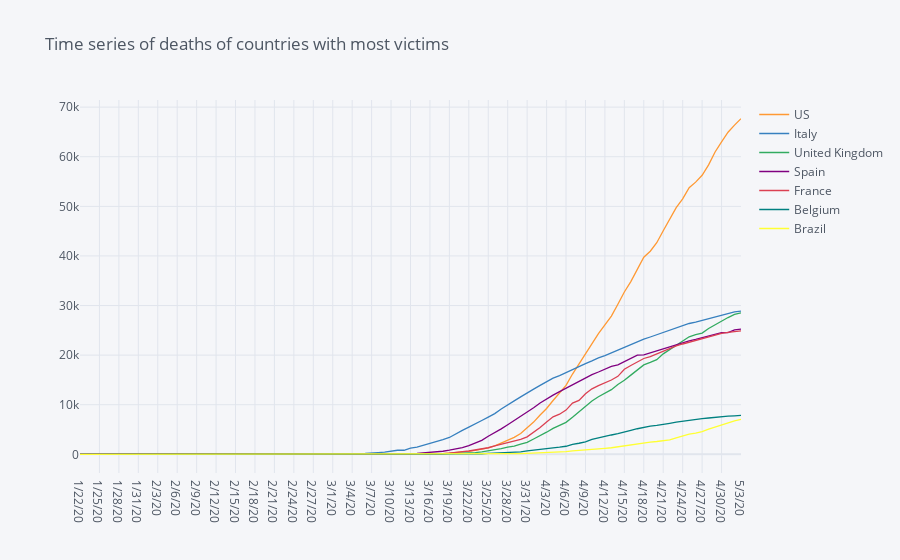

The notebook cell saved with this chart:
### Markdown cell above
## 3.2 Time series plot of the countries with most Deaths

Unfortunately, the steep upward trend of most countries is much worse than China and therefore very worrying. Especially for the US, the trend is steep upward over the past weeks.

### Code cell
ts_country = df_death.drop(columns = ['Lat', 'Long', 'Province/State'])
ts_country = ts_country.groupby(['Country']).sum()

#get countries with most cases on last date in dataframe
ts_country = ts_country.sort_values(by = ts_country.columns[-1], ascending = False).head(7)
#drop last date as not always updated
ts_country.drop(ts_country.columns[len(ts_country.columns)-1], axis=1, inplace=True)

ts_country.transpose().iplot(title = 'Time series of deaths of countries with most victims')

### Figure 1 — Plotly figure (JSON) as saved in the notebook; plotly's stock layout.template omitted (floating-point values rounded to 4 significant figures)
{"data": [{"line": {"color": "rgba(255, 153, 51, 1.0)", "dash": "solid", "shape": "linear", "width": 1.3}, "mode": "lines", "name": "US", "text": "", "type": "scatter", "x": ["1/22/20", "1/23/20", "1/24/20", "1/25/20", "1/26/20", "1/27/20", "1/28/20", "1/29/20", "1/30/20", "1/31/20", "2/1/20", "2/2/20", "2/3/20", "2/4/20", "2/5/20", "2/6/20", "2/7/20", "2/8/20", "2/9/20", "2/10/20", "2/11/20", "2/12/20", "2/13/20", "2/14/20", "2/15/20", "2/16/20", "2/17/20", "2/18/20", "2/19/20", "2/20/20", "2/21/20", "2/22/20", "2/23/20", "2/24/20", "2/25/20", "2/26/20", "2/27/20", "2/28/20", "2/29/20", "3/1/20", "3/2/20", "3/3/20", "3/4/20", "3/5/20", "3/6/20", "3/7/20", "3/8/20", "3/9/20", "3/10/20", "3/11/20", "3/12/20", "3/13/20", "3/14/20", "3/15/20", "3/16/20", "3/17/20", "3/18/20", "3/19/20", "3/20/20", "3/21/20", "3/22/20", "3/23/20", "3/24/20", "3/25/20", "3/26/20", "3/27/20", "3/28/20", "3/29/20", "3/30/20", "3/31/20", "4/1/20", "4/2/20", "4/3/20", "4/4/20", "4/5/20", "4/6/20", "4/7/20", "4/8/20", "4/9/20", "4/10/20", "4/11/20", "4/12/20", "4/13/20", "4/14/20", "4/15/20", "4/16/20", "4/17/20", "4/18/20", "4/19/20", "4/20/20", "4/21/20", "4/22/20", "4/23/20", "4/24/20", "4/25/20", "4/26/20", "4/27/20", "4/28/20", "4/29/20", "4/30/20", "5/1/20", "5/2/20", "5/3/20"], "y": [0, 0, 0, 0, 0, 0, 0, 0, 0, 0, 0, 0, 0, 0, 0, 0, 0, 0, 0, 0, 0, 0, 0, 0, 0, 0, 0, 0, 0, 0, 0, 0, 0, 0, 0, 0, 0, 0, 1, 1, 6, 7, 11, 12, 14, 17, 21, 22, 28, 36, 41, 49, 58, 73, 99, 133, 164, 258, 349, 442, 586, 786, 1008, 1316, 1726, 2265, 2731, 3420, 4192, 5367, 6501, 7921, 9246, 10855, 12375, 13894, 16191, 18270, 20255, 22333, 24342, 26086, 27870, 30262, 32734, 34827, 37411, 39753, 40945, 42659, 45086, 47412, 49724, 51493, 53755, 54881, 56259, 58355, 60967, 62996, 64943, 66369, 67682]}, {"line": {"color": "rgba(55, 128, 191, 1.0)", "dash": "solid", "shape": "linear", "width": 1.3}, "mode": "lines", "name": "Italy", "text": "", "type": "scatter", "x": ["1/22/20", "1/23/20", "1/24/20", "1/25/20", "1/26/20", "1/27/20", "1/28/20", "1/29/20", "1/30/20", "1/31/20", "2/1/20", "2/2/20", "2/3/20", "2/4/20", "2/5/20", "2/6/20", "2/7/20", "2/8/20", "2/9/20", "2/10/20", "2/11/20", "2/12/20", "2/13/20", "2/14/20", "2/15/20", "2/16/20", "2/17/20", "2/18/20", "2/19/20", "2/20/20", "2/21/20", "2/22/20", "2/23/20", "2/24/20", "2/25/20", "2/26/20", "2/27/20", "2/28/20", "2/29/20", "3/1/20", "3/2/20", "3/3/20", "3/4/20", "3/5/20", "3/6/20", "3/7/20", "3/8/20", "3/9/20", "3/10/20", "3/11/20", "3/12/20", "3/13/20", "3/14/20", "3/15/20", "3/16/20", "3/17/20", "3/18/20", "3/19/20", "3/20/20", "3/21/20", "3/22/20", "3/23/20", "3/24/20", "3/25/20", "3/26/20", "3/27/20", "3/28/20", "3/29/20", "3/30/20", "3/31/20", "4/1/20", "4/2/20", "4/3/20", "4/4/20", "4/5/20", "4/6/20", "4/7/20", "4/8/20", "4/9/20", "4/10/20", "4/11/20", "4/12/20", "4/13/20", "4/14/20", "4/15/20", "4/16/20", "4/17/20", "4/18/20", "4/19/20", "4/20/20", "4/21/20", "4/22/20", "4/23/20", "4/24/20", "4/25/20", "4/26/20", "4/27/20", "4/28/20", "4/29/20", "4/30/20", "5/1/20", "5/2/20", "5/3/20"], "y": [0, 0, 0, 0, 0, 0, 0, 0, 0, 0, 0, 0, 0, 0, 0, 0, 0, 0, 0, 0, 0, 0, 0, 0, 0, 0, 0, 0, 0, 0, 1, 2, 3, 7, 10, 12, 17, 21, 29, 34, 52, 79, 107, 148, 197, 233, 366, 463, 631, 827, 827, 1266, 1441, 1809, 2158, 2503, 2978, 3405, 4032, 4825, 5476, 6077, 6820, 7503, 8215, 9134, 10023, 10779, 11591, 12428, 13155, 13915, 14681, 15362, 15887, 16523, 17127, 17669, 18279, 18849, 19468, 19899, 20465, 21067, 21645, 22170, 22745, 23227, 23660, 24114, 24648, 25085, 25549, 25969, 26384, 26644, 26977, 27359, 27682, 27967, 28236, 28710, 28884]}, {"line": {"color": "rgba(50, 171, 96, 1.0)", "dash": "solid", "shape": "linear", "width": 1.3}, "mode": "lines", "name": "United Kingdom", "text": "", "type": "scatter", "x": ["1/22/20", "1/23/20", "1/24/20", "1/25/20", "1/26/20", "1/27/20", "1/28/20", "1/29/20", "1/30/20", "1/31/20", "2/1/20", "2/2/20", "2/3/20", "2/4/20", "2/5/20", "2/6/20", "2/7/20", "2/8/20", "2/9/20", "2/10/20", "2/11/20", "2/12/20", "2/13/20", "2/14/20", "2/15/20", "2/16/20", "2/17/20", "2/18/20", "2/19/20", "2/20/20", "2/21/20", "2/22/20", "2/23/20", "2/24/20", "2/25/20", "2/26/20", "2/27/20", "2/28/20", "2/29/20", "3/1/20", "3/2/20", "3/3/20", "3/4/20", "3/5/20", "3/6/20", "3/7/20", "3/8/20", "3/9/20", "3/10/20", "3/11/20", "3/12/20", "3/13/20", "3/14/20", "3/15/20", "3/16/20", "3/17/20", "3/18/20", "3/19/20", "3/20/20", "3/21/20", "3/22/20", "3/23/20", "3/24/20", "3/25/20", "3/26/20", "3/27/20", "3/28/20", "3/29/20", "3/30/20", "3/31/20", "4/1/20", "4/2/20", "4/3/20", "4/4/20", "4/5/20", "4/6/20", "4/7/20", "4/8/20", "4/9/20", "4/10/20", "4/11/20", "4/12/20", "4/13/20", "4/14/20", "4/15/20", "4/16/20", "4/17/20", "4/18/20", "4/19/20", "4/20/20", "4/21/20", "4/22/20", "4/23/20", "4/24/20", "4/25/20", "4/26/20", "4/27/20", "4/28/20", "4/29/20", "4/30/20", "5/1/20", "5/2/20", "5/3/20"], "y": [0, 0, 0, 0, 0, 0, 0, 0, 0, 0, 0, 0, 0, 0, 0, 0, 0, 0, 0, 0, 0, 0, 0, 0, 0, 0, 0, 0, 0, 0, 0, 0, 0, 0, 0, 0, 0, 0, 0, 0, 0, 0, 0, 0, 1, 2, 2, 3, 7, 7, 9, 10, 28, 43, 66, 82, 116, 159, 195, 251, 286, 360, 509, 695, 879, 1163, 1457, 1672, 2046, 2429, 3100, 3752, 4467, 5228, 5874, 6445, 7483, 8519, 9623, 10776, 11616, 12302, 13047, 14095, 14941, 15974, 16910, 18028, 18527, 19092, 20264, 21111, 21840, 22853, 23697, 24117, 24458, 25369, 26166, 26842, 27583, 28205, 28520]}, {"line": {"color": "rgba(128, 0, 128, 1.0)", "dash": "solid", "shape": "linear", "width": 1.3}, "mode": "lines", "name": "Spain", "text": "", "type": "scatter", "x": ["1/22/20", "1/23/20", "1/24/20", "1/25/20", "1/26/20", "1/27/20", "1/28/20", "1/29/20", "1/30/20", "1/31/20", "2/1/20", "2/2/20", "2/3/20", "2/4/20", "2/5/20", "2/6/20", "2/7/20", "2/8/20", "2/9/20", "2/10/20", "2/11/20", "2/12/20", "2/13/20", "2/14/20", "2/15/20", "2/16/20", "2/17/20", "2/18/20", "2/19/20", "2/20/20", "2/21/20", "2/22/20", "2/23/20", "2/24/20", "2/25/20", "2/26/20", "2/27/20", "2/28/20", "2/29/20", "3/1/20", "3/2/20", "3/3/20", "3/4/20", "3/5/20", "3/6/20", "3/7/20", "3/8/20", "3/9/20", "3/10/20", "3/11/20", "3/12/20", "3/13/20", "3/14/20", "3/15/20", "3/16/20", "3/17/20", "3/18/20", "3/19/20", "3/20/20", "3/21/20", "3/22/20", "3/23/20", "3/24/20", "3/25/20", "3/26/20", "3/27/20", "3/28/20", "3/29/20", "3/30/20", "3/31/20", "4/1/20", "4/2/20", "4/3/20", "4/4/20", "4/5/20", "4/6/20", "4/7/20", "4/8/20", "4/9/20", "4/10/20", "4/11/20", "4/12/20", "4/13/20", "4/14/20", "4/15/20", "4/16/20", "4/17/20", "4/18/20", "4/19/20", "4/20/20", "4/21/20", "4/22/20", "4/23/20", "4/24/20", "4/25/20", "4/26/20", "4/27/20", "4/28/20", "4/29/20", "4/30/20", "5/1/20", "5/2/20", "5/3/20"], "y": [0, 0, 0, 0, 0, 0, 0, 0, 0, 0, 0, 0, 0, 0, 0, 0, 0, 0, 0, 0, 0, 0, 0, 0, 0, 0, 0, 0, 0, 0, 0, 0, 0, 0, 0, 0, 0, 0, 0, 0, 0, 1, 2, 3, 5, 10, 17, 28, 35, 54, 55, 133, 195, 289, 342, 533, 623, 830, 1043, 1375, 1772, 2311, 2808, 3647, 4365, 5138, 5982, 6803, 7716, 8464, 9387, 10348, 11198, 11947, 12641, 13341, 14045, 14792, 15447, 16081, 16606, 17209, 17756, 18056, 18708, 19315, 20002, 20043, 20453, 20852, 21282, 21717, 22157, 22524, 22902, 23190, 23521, 23822, 24275, 24543, 24543, 25100, 25264]}, {"line": {"color": "rgba(219, 64, 82, 1.0)", "dash": "solid", "shape": "linear", "width": 1.3}, "mode": "lines", "name": "France", "text": "", "type": "scatter", "x": ["1/22/20", "1/23/20", "1/24/20", "1/25/20", "1/26/20", "1/27/20", "1/28/20", "1/29/20", "1/30/20", "1/31/20", "2/1/20", "2/2/20", "2/3/20", "2/4/20", "2/5/20", "2/6/20", "2/7/20", "2/8/20", "2/9/20", "2/10/20", "2/11/20", "2/12/20", "2/13/20", "2/14/20", "2/15/20", "2/16/20", "2/17/20", "2/18/20", "2/19/20", "2/20/20", "2/21/20", "2/22/20", "2/23/20", "2/24/20", "2/25/20", "2/26/20", "2/27/20", "2/28/20", "2/29/20", "3/1/20", "3/2/20", "3/3/20", "3/4/20", "3/5/20", "3/6/20", "3/7/20", "3/8/20", "3/9/20", "3/10/20", "3/11/20", "3/12/20", "3/13/20", "3/14/20", "3/15/20", "3/16/20", "3/17/20", "3/18/20", "3/19/20", "3/20/20", "3/21/20", "3/22/20", "3/23/20", "3/24/20", "3/25/20", "3/26/20", "3/27/20", "3/28/20", "3/29/20", "3/30/20", "3/31/20", "4/1/20", "4/2/20", "4/3/20", "4/4/20", "4/5/20", "4/6/20", "4/7/20", "4/8/20", "4/9/20", "4/10/20", "4/11/20", "4/12/20", "4/13/20", "4/14/20", "4/15/20", "4/16/20", "4/17/20", "4/18/20", "4/19/20", "4/20/20", "4/21/20", "4/22/20", "4/23/20", "4/24/20", "4/25/20", "4/26/20", "4/27/20", "4/28/20", "4/29/20", "4/30/20", "5/1/20", "5/2/20", "5/3/20"], "y": [0, 0, 0, 0, 0, 0, 0, 0, 0, 0, 0, 0, 0, 0, 0, 0, 0, 0, 0, 0, 0, 0, 0, 0, 1, 1, 1, 1, 1, 1, 1, 1, 1, 1, 1, 2, 2, 2, 2, 2, 3, 4, 4, 6, 9, 11, 19, 19, 33, 48, 48, 79, 91, 91, 149, 149, 149, 244, 451, 563, 676, 862, 1102, 1333, 1698, 1997, 2317, 2611, 3030, 3532, 4414, 5398, 6520, 7574, 8093, 8926, 10343, 10887, 12228, 13215, 13851, 14412, 14986, 15731, 17169, 17922, 18683, 19325, 19720, 20267, 20798, 21342, 21858, 22248, 22617, 22859, 23296, 23663, 24090, 24379, 24597, 24763, 24900]}, {"line": {"color": "rgba(0, 128, 128, 1.0)", "dash": "solid", "shape": "linear", "width": 1.3}, "mode": "lines", "name": "Belgium", "text": "", "type": "scatter", "x": ["1/22/20", "1/23/20", "1/24/20", "1/25/20", "1/26/20", "1/27/20", "1/28/20", "1/29/20", "1/30/20", "1/31/20", "2/1/20", "2/2/20", "2/3/20", "2/4/20", "2/5/20", "2/6/20", "2/7/20", "2/8/20", "2/9/20", "2/10/20", "2/11/20", "2/12/20", "2/13/20", "2/14/20", "2/15/20", "2/16/20", "2/17/20", "2/18/20", "2/19/20", "2/20/20", "2/21/20", "2/22/20", "2/23/20", "2/24/20", "2/25/20", "2/26/20", "2/27/20", "2/28/20", "2/29/20", "3/1/20", "3/2/20", "3/3/20", "3/4/20", "3/5/20", "3/6/20", "3/7/20", "3/8/20", "3/9/20", "3/10/20", "3/11/20", "3/12/20", "3/13/20", "3/14/20", "3/15/20", "3/16/20", "3/17/20", "3/18/20", "3/19/20", "3/20/20", "3/21/20", "3/22/20", "3/23/20", "3/24/20", "3/25/20", "3/26/20", "3/27/20", "3/28/20", "3/29/20", "3/30/20", "3/31/20", "4/1/20", "4/2/20", "4/3/20", "4/4/20", "4/5/20", "4/6/20", "4/7/20", "4/8/20", "4/9/20", "4/10/20", "4/11/20", "4/12/20", "4/13/20", "4/14/20", "4/15/20", "4/16/20", "4/17/20", "4/18/20", "4/19/20", "4/20/20", "4/21/20", "4/22/20", "4/23/20", "4/24/20", "4/25/20", "4/26/20", "4/27/20", "4/28/20", "4/29/20", "4/30/20", "5/1/20", "5/2/20", "5/3/20"], "y": [0, 0, 0, 0, 0, 0, 0, 0, 0, 0, 0, 0, 0, 0, 0, 0, 0, 0, 0, 0, 0, 0, 0, 0, 0, 0, 0, 0, 0, 0, 0, 0, 0, 0, 0, 0, 0, 0, 0, 0, 0, 0, 0, 0, 0, 0, 0, 0, 0, 3, 3, 3, 4, 4, 5, 10, 14, 21, 37, 67, 75, 88, 122, 178, 220, 289, 353, 431, 513, 705, 828, 1011, 1143, 1283, 1447, 1632, 2035, 2240, 2523, 3019, 3346, 3600, 3903, 4157, 4440, 4857, 5163, 5453, 5683, 5828, 5998, 6262, 6490, 6679, 6917, 7094, 7207, 7331, 7501, 7594, 7703, 7765, 7844]}, {"line": {"color": "rgba(255, 255, 51, 1.0)", "dash": "solid", "shape": "linear", "width": 1.3}, "mode": "lines", "name": "Brazil", "text": "", "type": "scatter", "x": ["1/22/20", "1/23/20", "1/24/20", "1/25/20", "1/26/20", "1/27/20", "1/28/20", "1/29/20", "1/30/20", "1/31/20", "2/1/20", "2/2/20", "2/3/20", "2/4/20", "2/5/20", "2/6/20", "2/7/20", "2/8/20", "2/9/20", "2/10/20", "2/11/20", "2/12/20", "2/13/20", "2/14/20", "2/15/20", "2/16/20", "2/17/20", "2/18/20", "2/19/20", "2/20/20", "2/21/20", "2/22/20", "2/23/20", "2/24/20", "2/25/20", "2/26/20", "2/27/20", "2/28/20", "2/29/20", "3/1/20", "3/2/20", "3/3/20", "3/4/20", "3/5/20", "3/6/20", "3/7/20", "3/8/20", "3/9/20", "3/10/20", "3/11/20", "3/12/20", "3/13/20", "3/14/20", "3/15/20", "3/16/20", "3/17/20", "3/18/20", "3/19/20", "3/20/20", "3/21/20", "3/22/20", "3/23/20", "3/24/20", "3/25/20", "3/26/20", "3/27/20", "3/28/20", "3/29/20", "3/30/20", "3/31/20", "4/1/20", "4/2/20", "4/3/20", "4/4/20", "4/5/20", "4/6/20", "4/7/20", "4/8/20", "4/9/20", "4/10/20", "4/11/20", "4/12/20", "4/13/20", "4/14/20", "4/15/20", "4/16/20", "4/17/20", "4/18/20", "4/19/20", "4/20/20", "4/21/20", "4/22/20", "4/23/20", "4/24/20", "4/25/20", "4/26/20", "4/27/20", "4/28/20", "4/29/20", "4/30/20", "5/1/20", "5/2/20", "5/3/20"], "y": [0, 0, 0, 0, 0, 0, 0, 0, 0, 0, 0, 0, 0, 0, 0, 0, 0, 0, 0, 0, 0, 0, 0, 0, 0, 0, 0, 0, 0, 0, 0, 0, 0, 0, 0, 0, 0, 0, 0, 0, 0, 0, 0, 0, 0, 0, 0, 0, 0, 0, 0, 0, 0, 0, 0, 1, 3, 6, 11, 15, 25, 34, 46, 59, 77, 92, 111, 136, 159, 201, 240, 324, 359, 445, 486, 564, 686, 819, 950, 1057, 1124, 1223, 1328, 1532, 1736, 1924, 2141, 2354, 2462, 2587, 2741, 2906, 3331, 3704, 4057, 4286, 4603, 5083, 5513, 6006, 6412, 6761, 7051]}], "layout": {"legend": {"bgcolor": "#F5F6F9", "font": {"color": "#4D5663"}}, "paper_bgcolor": "#F5F6F9", "plot_bgcolor": "#F5F6F9", "title": {"font": {"color": "#4D5663"}, "text": "Time series of deaths of countries with most victims"}, "xaxis": {"gridcolor": "#E1E5ED", "showgrid": true, "tickfont": {"color": "#4D5663"}, "title": {"font": {"color": "#4D5663"}, "text": ""}, "zerolinecolor": "#E1E5ED"}, "yaxis": {"gridcolor": "#E1E5ED", "showgrid": true, "tickfont": {"color": "#4D5663"}, "title": {"font": {"color": "#4D5663"}, "text": ""}, "zerolinecolor": "#E1E5ED"}}}
